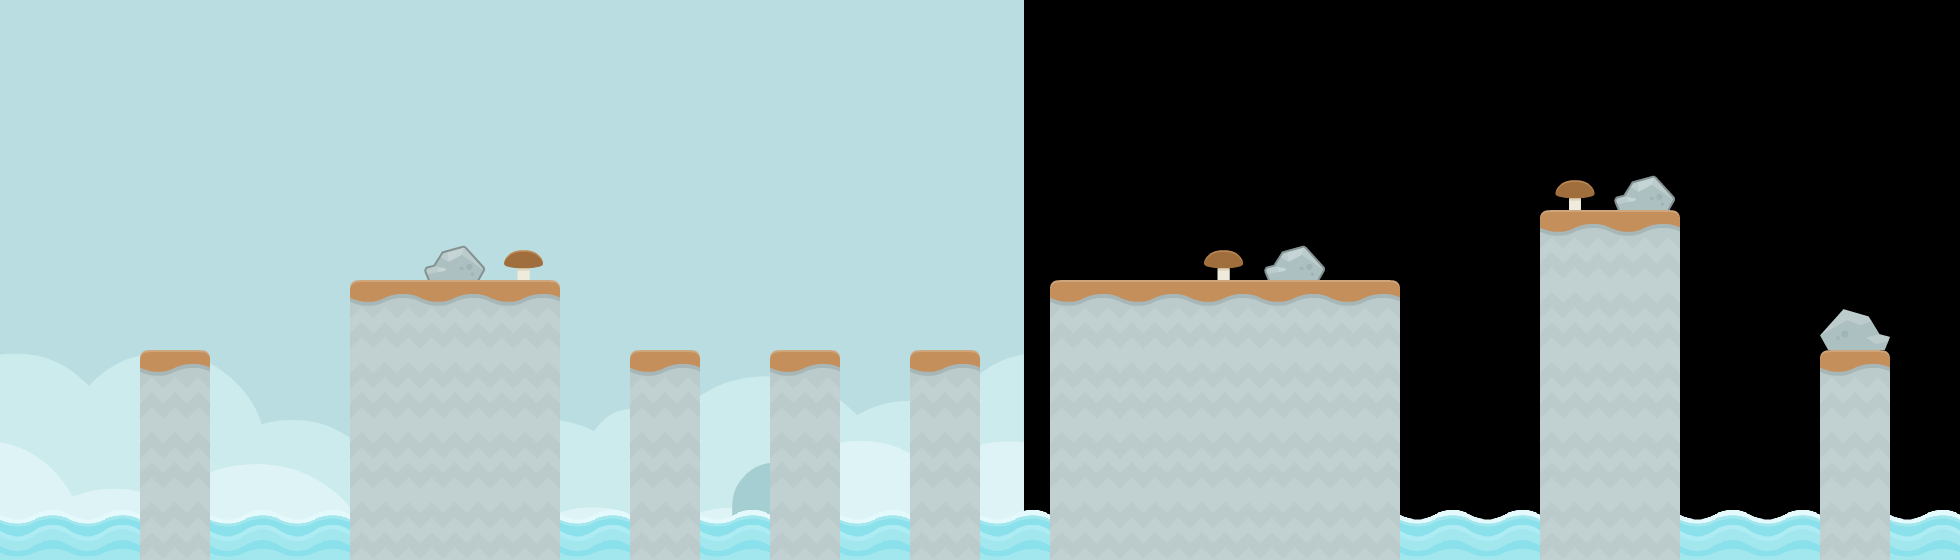

Rendered tile map (Tiled .tmx) drawn with the repository's tilesets; below, a short description and the map source with its tile grids summarised:
An orthogonal 28x8 tile map with 70x70 px tiles, 3 tile layers (tiles_background, tiles_terrain, tiles_foreground), 2 image layers and 14 objects (8x DIRT, 3x clickable, start, target, effect_clouds).

<map version="1.0" orientation="orthogonal" renderorder="right-down" width="28" height="8" tilewidth="70" tileheight="70" nextobjectid="55">
 <properties>
  <property name="blocks" value="stone_1x2_triangle_left,stone_1x2_triangle_left" />
  <property name="music" value="frantic_level" />
 </properties>
 <tileset firstgid="1" name="tiles" tilewidth="70" tileheight="70" spacing="4" margin="2" tilecount="117">
  <image source="../../graphics/tiles.png" width="962" height="666" />
  <tile id="114">
   <animation>
    <frame tileid="114" duration="100" />
    <frame tileid="115" duration="100" />
    <frame tileid="116" duration="100" />
    <frame tileid="115" duration="100" />
   </animation>
  </tile>
 </tileset>
 <imagelayer name="background_b" x="1024" y="-250">
  <image source="../../graphics/backgrounds/blue_grass.png" />
 </imagelayer>
 <imagelayer name="background_a" y="-250">
  <image source="../../graphics/backgrounds/blue_grass.png" />
 </imagelayer>
 <layer name="tiles_background" width="30" height="8">
  <data>[240 cells, 19 non-empty, 4 distinct tile ids]</data>
 </layer>
 <layer name="tiles_terrain" width="30" height="8">
  <data>[240 cells, 57 non-empty, 5 distinct tile ids]</data>
 </layer>
 <layer name="tiles_foreground" width="30" height="8">
  <data>[240 cells, 1 non-empty, 1 distinct tile ids]</data>
 </layer>
 <objectgroup name="terrain">
  <object id="44" type="DIRT" x="140" y="350">
   <polygon points="0,0 70,0 70,210 0,210" />
  </object>
  <object id="45" type="DIRT" x="350" y="280">
   <polygon points="0,0 210,0 210,280 0,280" />
  </object>
  <object id="46" type="DIRT" x="630" y="350">
   <polygon points="0,0 70,0 70,210 0,210" />
  </object>
  <object id="47" type="DIRT" x="770" y="350">
   <polygon points="0,0 70,0 70,210 0,210" />
  </object>
  <object id="48" type="DIRT" x="910" y="350">
   <polygon points="0,0 70,0 70,210 0,210" />
  </object>
  <object id="49" type="DIRT" x="1050" y="280">
   <polygon points="0,0 350,0 350,280 0,280" />
  </object>
  <object id="50" type="DIRT" x="1540" y="210">
   <polygon points="0,0 140,0 140,350 0,350" />
  </object>
  <object id="51" type="DIRT" x="1820" y="350">
   <polygon points="0,0 70,0 70,210 0,210" />
  </object>
 </objectgroup>
 <objectgroup name="entities">
  <object id="4" name="start" type="start" x="490" y="210" width="70" height="70" />
  <object id="5" name="target" type="target" x="1190" y="210" width="70" height="70" />
  <object id="52" type="clickable" x="507.5" y="245" width="35" height="35">
   <properties>
    <property name="effect" value="mushroom_brown" />
   </properties>
  </object>
  <object id="53" type="clickable" x="1207.5" y="245" width="35" height="35">
   <properties>
    <property name="effect" value="mushroom_brown" />
   </properties>
  </object>
  <object id="54" type="clickable" x="1557.5" y="175" width="35" height="35">
   <properties>
    <property name="effect" value="mushroom_brown" />
   </properties>
  </object>
 </objectgroup>
 <objectgroup name="background_effects">
  <object id="11" type="effect_clouds" x="0" y="0" width="1960" height="140" />
 </objectgroup>
 <objectgroup name="foreground_effects" />
 <objectgroup name="npc" />
</map>
